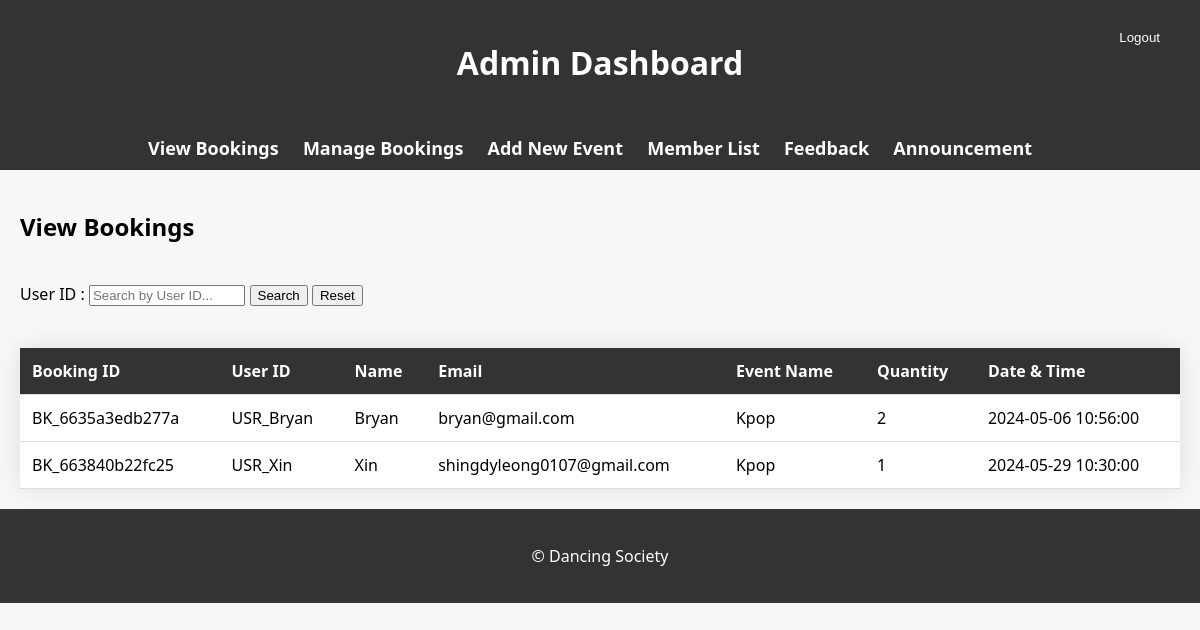
The app's page /view-bookings.php with its own data.
### tables this page shows
CREATE TABLE `bookings` (
  `danceName` varchar(255) NOT NULL,
  `dateTime` datetime NOT NULL,
  `quantity` int(11) DEFAULT NULL,
  `user_ID` char(20) NOT NULL,
  `user_Name` varchar(50) NOT NULL,
  `user_Email` varchar(50) NOT NULL,
  `booking_ID` varchar(20) NOT NULL
);

### view-bookings.php (the view, shortened to what this page needs)
<?php
require_once('helper.php');
?>
<!DOCTYPE html>
<html lang="en">
<head>
</head>
<body>
  <header>
    <h1>Admin Dashboard</h1>
    <form action="<?php echo htmlspecialchars($_SERVER["PHP_SELF"]); ?>" method="post">
      <button type="submit" name="logout" class="logout-btn">Logout</button>
    </form>
  </header>
  <nav>
    <ul>
      <li><a href="view-bookings.php">View Bookings</a></li>
      <li><a href="manage-bookings.php">Manage Bookings</a></li>
      <li><a href="add-event.php">Add New Event</a></li>
      <li><a href="member-list.php">Member List</a></li>
      <li><a href="feedback.php">Feedback</a></li>
      <li><a href="announcement.php">Announcement</a></li>
    </ul>
  </nav>
  <main>
    <h2>View Bookings</h2>
    <div class="search_container">
      <form class="search_box" onsubmit="search()">
        <label for="id">User ID : </label>
        <input type="text" class="search" id="searchInput" placeholder="Search by User ID..." style="width: 40%;">
        <button type="submit" class="search_button">Search
        </button>
        <button class="reset" onclick="resetSearch()">Reset
        </button>
      </form>
    </div>
    <br>
    <table>
      <?php
      $sql = "SELECT * FROM bookings";
      $result = mysqli_query($con, $sql);
      ?>
      <thead>
        <tr>
          <th>Booking ID</th>
          <th>User ID</th>
          <th>Name</th>
          <th>Email</th>
          <th>Event Name</th>
          <th>Quantity</th>
          <th>Date & Time</th>
        </tr>
      </thead>
      <tbody>
        <?php
        if ($result->num_rows > 0) {
          while ($row = $result->fetch_assoc()) {
            echo "<tr>";
            echo "<td>" . $row['booking_ID'] . "</td>";
            echo "<td>" . $row['user_ID'] . "</td>";
            echo "<td>" . $row['user_Name'] . "</td>";
            echo "<td>" . $row['user_Email'] . "</td>";
            echo "<td>" . $row['danceName'] . "</td>";
            echo "<td>" . $row['quantity'] . "</td>";
            echo "<td>" . $row['dateTime'] . "</td>";
            echo "</tr>";
          }
        } else {
          echo "<tr><td colspan='4'>No bookings found.</td></tr>";
        }
        ?>
      </tbody>
    </table>
  </main>
  <footer>
    <p>&copy; Dancing Society</p>
  </footer>
</body>
</html>

### view-bookings.php (style rules this page uses)
body { font-family: 'Segoe UI', Tahoma, Geneva, Verdana, sans-serif; margin: 0; padding: 0; background-color: #f7f7f7; }
header, footer { background-color: #333; color: #fff; text-align: center; padding: 20px 0; position: relative; }
.logout-btn { position: absolute; top: 20px; right: 20px; background-color: #333; color: #fff; border: none; padding: 10px 20px; cursor: pointer; }
nav { background-color: #333; color: #fff; padding: 10px 0; text-align: center; }
nav ul { list-style-type: none; margin: 0; padding: 0; }
nav ul li { display: inline-block; margin-right: 20px; }
nav ul li a { text-decoration: none; color: #fff; font-size: 18px; font-weight: bold; transition: all 0.3s ease; }
main { padding: 20px; }
table { width: 100%; border-collapse: collapse; box-shadow: 0 0 20px rgba(0, 0, 0, 0.1); background-color: #fff; }
th, td { padding: 12px; text-align: left; border-bottom: 1px solid #ddd; }
th { background-color: #333; color: white; }
.search_container { text-align: left; }
.search_box { display: inline-block; margin-top: 20px; margin-bottom: 20px; }

### records on screen
bookings: booking_ID "BK_6635a3edb277a", user_ID "USR_Bryan", user_Name "Bryan", user_Email "bryan@gmail.com", danceName "Kpop", quantity "2", dateTime "2024-05-06 10:56:00"
bookings: booking_ID "BK_663840b22fc25", user_ID "USR_Xin", user_Name "Xin", user_Email "shingdyleong0107@gmail.com", danceName "Kpop", quantity "1", dateTime "2024-05-29 10:30:00"
